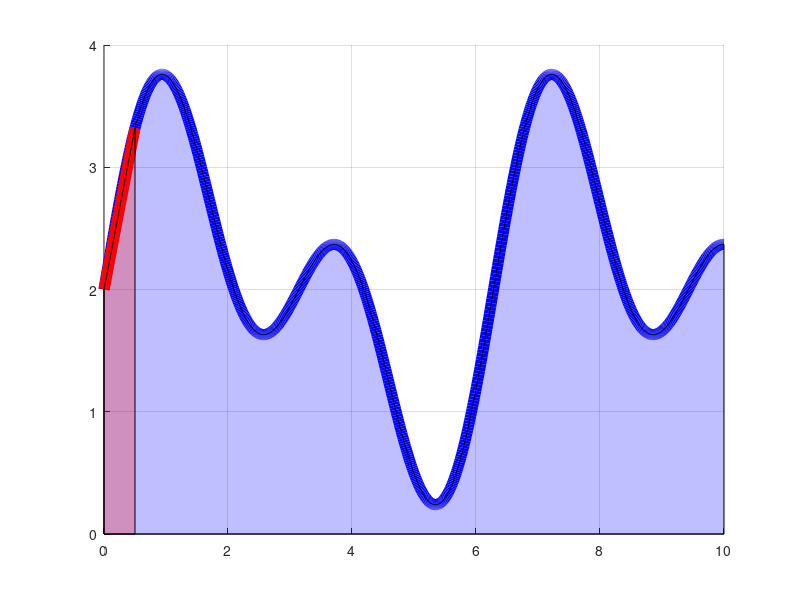

Write MATLAB code to recreate this figure. (Note: this script raises an error after producing the figure.)
function quadrature()
    clf; hold on; grid on;
    a = 0;
    b = 10;
    f = @(x) sin(2*x) + sin(x) + 2;
    n = 20;
 
    x = linspace(a,b,1000);
    plot(x,f(x),'b','LineWidth',8);
    ylim([0,4]);
    fill([x b a], [f(x) 0 0],'b','FaceAlpha',0.25);
  
    aa =a ;
    bb = b;
    h = (b-a)/n;
    b = a + h;
    for k = 1:n
        %trapezium
        plot([a, b], [f(a) f(b)], 'r', 'LineWidth',8);
        fill([a b b a], [f([a b]) 0 0],'r','FaceAlpha',0.25);
        %Simpson
        nodes = [a (a+b)/2 b];
        x = linspace(a,b,1000);
        L2 = BarycentricLagrange(nodes,f(nodes),x);
        plot(x,L2,'g','LineWidth', 8);
        fill([x b a], [L2 0 0],'b','FaceAlpha',0.25);
        
        a= b;
        b = b+h;
    end
  
    text(0,-0.3,['quad(f)=' num2str(quad(f,aa,bb),'%.5f') '; '...
                'reptrap(f)=' num2str(reptrap(f,aa,bb,n),'%.5f') '; '...
                'repsim(f)=' num2str(repsim(f,aa,bb,n),'%.5f') '; '], 'FontSize', 20);
end
